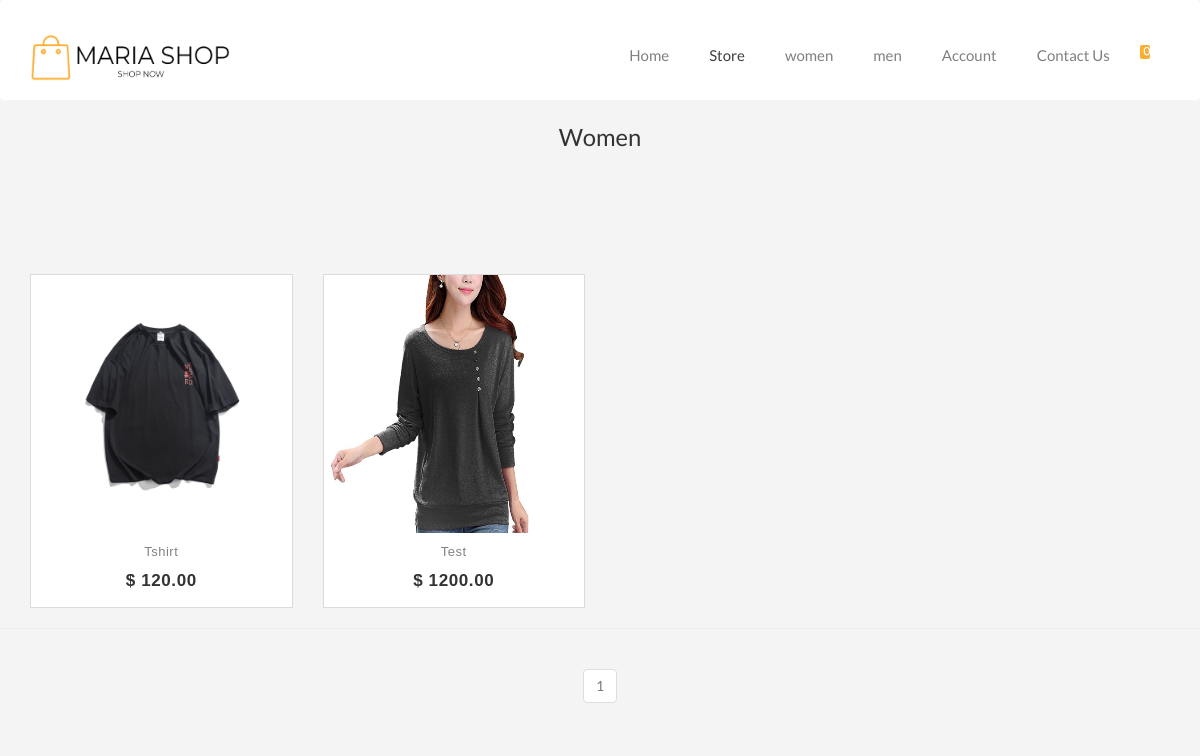
Screenshot of /views/category_page.php?categoryId=10&page=1 with the database file from the repository.
### tables this page shows
CREATE TABLE `category` (
  `idC` int(11) NOT NULL,
  `nameCategory` varchar(255) NOT NULL
);

CREATE TABLE `product` (
  `idP` int(11) NOT NULL,
  `nameProduct` varchar(255) NOT NULL,
  `Price` varchar(255) NOT NULL,
  `Qte` varchar(255) NOT NULL,
  `Image` varchar(255) NOT NULL,
  `Image2` varchar(255) NOT NULL,
  `description` varchar(255) NOT NULL,
  `idC` int(11) NOT NULL
);

### app/database/db.php (called while the page is built, shortened)
<?php
class CRUD extends DB
{
    public function selectOne($table, $condition)
    {
        $conn = $this->connect();
        $sql = "SELECT * FROM $table";
        $i = 0;
        foreach ($condition as $key => $value) {
            if ($i === 0) {
                $sql = $sql . " WHERE $key=?";
            } else {
                $sql = $sql . " AND $key=?";
            }
            $i++;
        }
        $sql = $sql . " LIMIT 1";
        $stmt = $conn->prepare($sql);
        $value = array_values($condition);
        $type = str_repeat('s', count($value));
        $stmt->bind_param($type, ...$value);
        $stmt->execute();
        $records = $stmt->get_result()->fetch_assoc();
        return $records;
    }
    public function selectAll($table, $condition = [])
    {
        $conn = $this->connect();
        $sql = "SELECT * FROM $table";
        if (empty($condition)) {
            $stmt = $conn->prepare($sql);
            $stmt->execute();
            $records = $stmt->get_result()->fetch_all(MYSQLI_ASSOC);
            return $records;
        }
    }
}
class Paginator extends DB
{
    public function showingItems($table, $conditionName, $condition, $start, $perPage)
    {
        $conn = $this->connect();
        $select_data = "SELECT * from $table WHERE $conditionName = $condition LIMIT $start, $perPage";
        $query = mysqli_query($conn, $select_data);
        $result = mysqli_fetch_all($query, MYSQLI_ASSOC);
        return $result;
    }
    public function buttonPagination($table, $conditionName, $condition)
    {
        $conn = $this->connect();
        $select_all = "SELECT * from $table WHERE $conditionName = $condition";
        $query_all = mysqli_query($conn, $select_all);
        $row = mysqli_num_rows($query_all);
        return $row;
    }
}

### app/controllers/category.php (called while the page is built, shortened)
<?php
$crud = new CRUD();
$table = 'category';
$data = $crud->selectAll($table);
$navbar_categories = $crud->selectAll('category');
$pagination = new Paginator();
if (isset($_GET['page'])) {
    $page = $_GET['page'];
} else {
    $page = 1;
}
$perPage = 12;
$start = ($perPage * $page) - $perPage;
if (isset($_GET['categoryId'])) {
    $showingProduct =  $pagination->showingItems('product', 'idC', $_GET['categoryId'], $start, $perPage);
    $row = $pagination->buttonPagination('product', 'idC', $_GET['categoryId']);
    $pages = ceil($row / $perPage);
}

### views/category_page.php (the view, shortened to what this page needs)
<?php
include('../app/database/db.php');
include('../app/controllers/category.php');
include('../app/controllers/cart.php');
?>
<!DOCTYPE html>
<html lang="en">
<head>
    <link rel="stylesheet" href="https://cdnjs.cloudflare.com/ajax/libs/OwlCarousel2/2.3.4/assets/owl.carousel.min.css">
    <link rel="stylesheet"
        href="https://cdnjs.cloudflare.com/ajax/libs/OwlCarousel2/2.3.4/assets/owl.theme.default.css">
    <link rel="stylesheet" href="https://cdnjs.cloudflare.com/ajax/libs/twitter-bootstrap/3.3.7/css/bootstrap.min.css">
    <link rel="stylesheet" href="../assets/css/Store.css">
</head>
<body>
    <nav class="navbar navbar-default">
        <div class="container">
            <div class="navbar-header">
                <a class="navbar-brand" href="#">
                    <img src="../assets/img/your-logo__7_-removebg-preview.png" width="200px" height="46px" alt="">
                </a>
            </div>
            <div id="navbar" class="collapse navbar-collapse">
                <ul class="nav navbar-nav navbar-right">
                    <li><a href="index.php">Home</a></li>
                    <li><a class="active" href="store.php?store=true&page=1">Store</a></li>
                    <?php foreach ($navbar_categories as $category) : ?>
                    <li><a
                            href="category_page.php?categoryId=<?php echo $category['idC'] ?>&page=1"><?php echo $category['nameCategory'] ?></a>
                    </li>
                    <?php endforeach; ?>
                    <?php if(isset($_SESSION['idU'])): ?>
                    <li><a href="myaccount.php">My Account</a></li>
                    <?php else: ?>
                    <li><a href="login-reg.php">Account</a></li>
                    <?php endif; ?>
                    <li><a href="ContactUs.php">Contact Us</a></li>
                    <?php if(isset($_SESSION['idU'])) :?>
                    <li><a href="cart2.php">
                            <div class="cart-nav nav-item-link">
                                <span class="fa-shopping-cart"></span>
                                <span class="nav-cart-items"><?php echo $countCart ?></span>
                            </div>
                        </a></li>
                    <?php else: ?>
                    <li><a href="cart2.php">
                            <div class="cart-nav nav-item-link">
                                <span class="nav-cart-items">0</span>
                            </div>
                        </a></li>
                    <?php endif; ?>
                </ul>
            </div>
        </div>
    </nav>
    <div class="container">
        <div class="row" style="margin-top: 100px;">
            <h3 class="h3" style="font-family: Lato;"><?php
    $nameCategory = $crud->selectOne('category', ['idC' => $_GET['categoryId']]);
    echo $nameC = $nameCategory['nameCategory']; ?></h3>
            <?php foreach($showingProduct as $product): ?>
            <div class="col-md-3 col-sm-6">
                <div class="product-grid">
                    <div class="product-image">
                        <a href="#">
                        </a>
                    </div>
                    <div class="product-content">
                        <h3 class="title"><a
                                href="singleProduct.php?singleIdP=<?php echo $product['idP'] ?>"><?php echo $product['nameProduct'] ?></a>
                        </h3>
                        <div class="price">$ <?php echo $product['Price'] ?>.00
                        </div>
                        <a class="add-to-cart" href="singleProduct.php?singleIdP=<?php echo $product['idP'] ?>">+ More
                            info</a>
                    </div>
                </div>
            </div>
            <?php endforeach; ?>
        </div>
    </div>
    <hr>
    <div class="container" style="display: flex;justify-content:center">
        <nav aria-label="Page navigation example">
            <ul class="pagination">
                <?php for ($i = 1; $i <= $pages; $i++) : ?>
                <?php if ($i == $_GET['page']) : ?>
                <li class="page-item disabled"><a class="page-link"
                        href="category_page.php?categoryId=12&page=<?php echo $i ?>"><?php echo $i ?></a></li>
                <?php else : ?>
                <li class="page-item "><a class="page-link"
                        href="category_page.php?categoryId=12&page=<?php echo $i ?>"><?php echo $i ?></a></li>
                <?php endif; ?>
                <?php endfor; ?>
            </ul>
        </nav>
    </div>

### assets/css/Store.css (style rules this page uses)
body { padding: 0; margin-top: 0; box-sizing: border-box; font-family: 'Lato', sans-serif; background-color: #f4f4f4; }
.navbar { height: 100px; background-color: rgb(255, 255, 255); border: none; color: white; z-index: 100; position: absolute; left: 0; right: 0; }
.navbar-default .navbar-brand { margin-top: 20px; }
.navbar-default .navbar-nav>li>a { color: #817f7f; margin: 10px 5px 5px 5px; margin-top: 30px; font-size: 15px; }
.navbar-default .navbar-nav .active { color: #413e3e; }
.cart-nav { font-family: FontAwesome; font-style: normal; font-weight: normal; }
.nav-cart-items { background: #FBAE32; border-radius: 2px; color: #ffffff; display: inline-block; font-size: 10px; height: 14px; line-height: 13px; margin-left: -10px; margin-bottom: 5px; min-width: 10px; padding-left: 4px; pointer-events: none; vertical-align: top; top: 15px; text-shadow: 0 1px rgba(45, 60, 72, 0.1); }
h3.h3 { text-align: center; margin: 1em; text-transform: capitalize; font-size: 1.7em; }
.product-grid { font-family: Raleway, sans-serif; text-align: center; padding: 0 0 72px; border: 1px solid rgba(0, 0, 0, .1); overflow: hidden; position: relative; z-index: 1; margin-top:100px; }
.product-grid .product-image { position: relative; transition: all .3s ease 0s }
.product-grid .product-image a { display: block }
.product-grid .product-content { background-color: #fff; text-align: center; padding: 12px 0; margin: 0 auto; position: absolute; left: 0; right: 0; bottom: -27px; z-index: 1; transition: all .3s }
.product-grid .title { font-size: 13px; font-weight: 400; letter-spacing: .5px; text-transform: capitalize; margin: 0 0 10px; transition: all .3s ease 0s }
.product-grid .title a { color: #828282 }
.product-grid .price { color: #333; font-size: 17px; font-family: Montserrat, sans-serif; font-weight: 700; letter-spacing: .6px; margin-bottom: 8px; text-align: center; transition: all .3s }
.product-grid .add-to-cart { color: #000; font-size: 13px; font-weight: 600 }

### rows the page displays
category: nameCategory "women", nameCategory "Women"
category: nameCategory "men"
product: nameProduct "Tshirt", Price "120"
product: nameProduct "Test", Price "1200"
